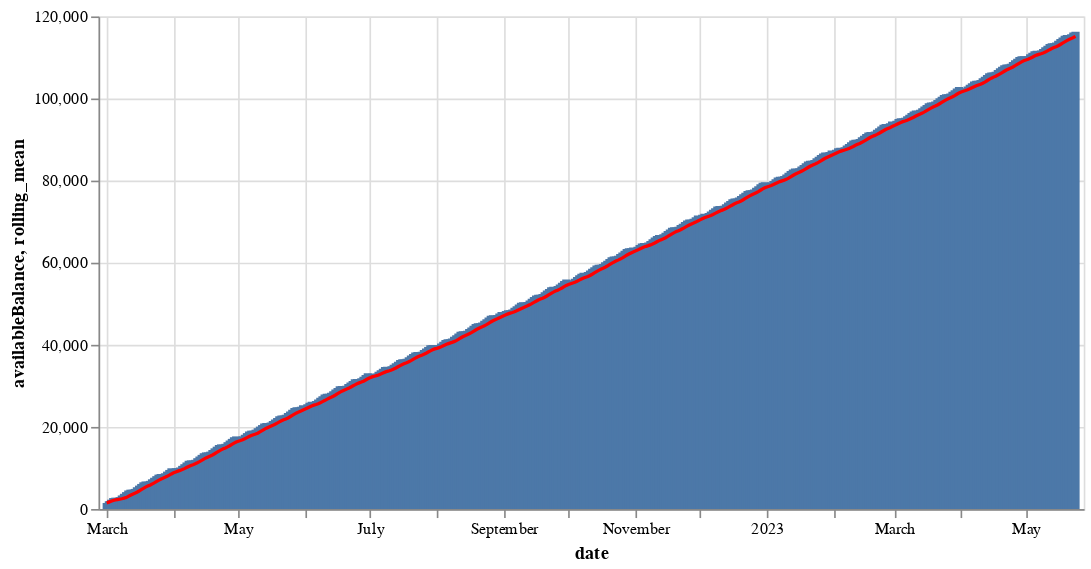

The notebook cell this image was saved under:
### Code cell
source = aux

bar = alt.Chart(source).mark_bar().encode(
    x='date:T',
    y='availableBalance:Q'
)

line = alt.Chart(source).mark_line(color='red').transform_window(
    # The field to average
    rolling_mean='mean(availableBalance)',
    # The number of values before and after the current value to include.
    frame=[-9, 0]
).encode(
    x='date:T',
    y='rolling_mean:Q'
)

(bar + line).properties(width=600)

### Figure 1 — Vega-Lite specification as saved in the notebook (floating-point values rounded to 4 significant figures; data arrays with more than 128 entries replaced by an {"elided": "..."} marker saying what was removed)
{"config": {"view": {"continuousWidth": 400, "continuousHeight": 300}}, "layer": [{"mark": "bar", "encoding": {"x": {"field": "date", "type": "temporal"}, "y": {"field": "availableBalance", "type": "quantitative"}}}, {"mark": {"type": "line", "color": "red"}, "encoding": {"x": {"field": "date", "type": "temporal"}, "y": {"field": "rolling_mean", "type": "quantitative"}}, "transform": [{"window": [{"op": "mean", "field": "availableBalance", "as": "rolling_mean"}], "frame": [-9, 0]}]}], "data": {"name": "data-88874cd28258a5e31f43f03b83ff7a31"}, "width": 600, "$schema": "https://vega.github.io/schema/vega-lite/v4.17.0.json", "datasets": {"data-88874cd28258a5e31f43f03b83ff7a31": {"elided": "450 records"}}}
